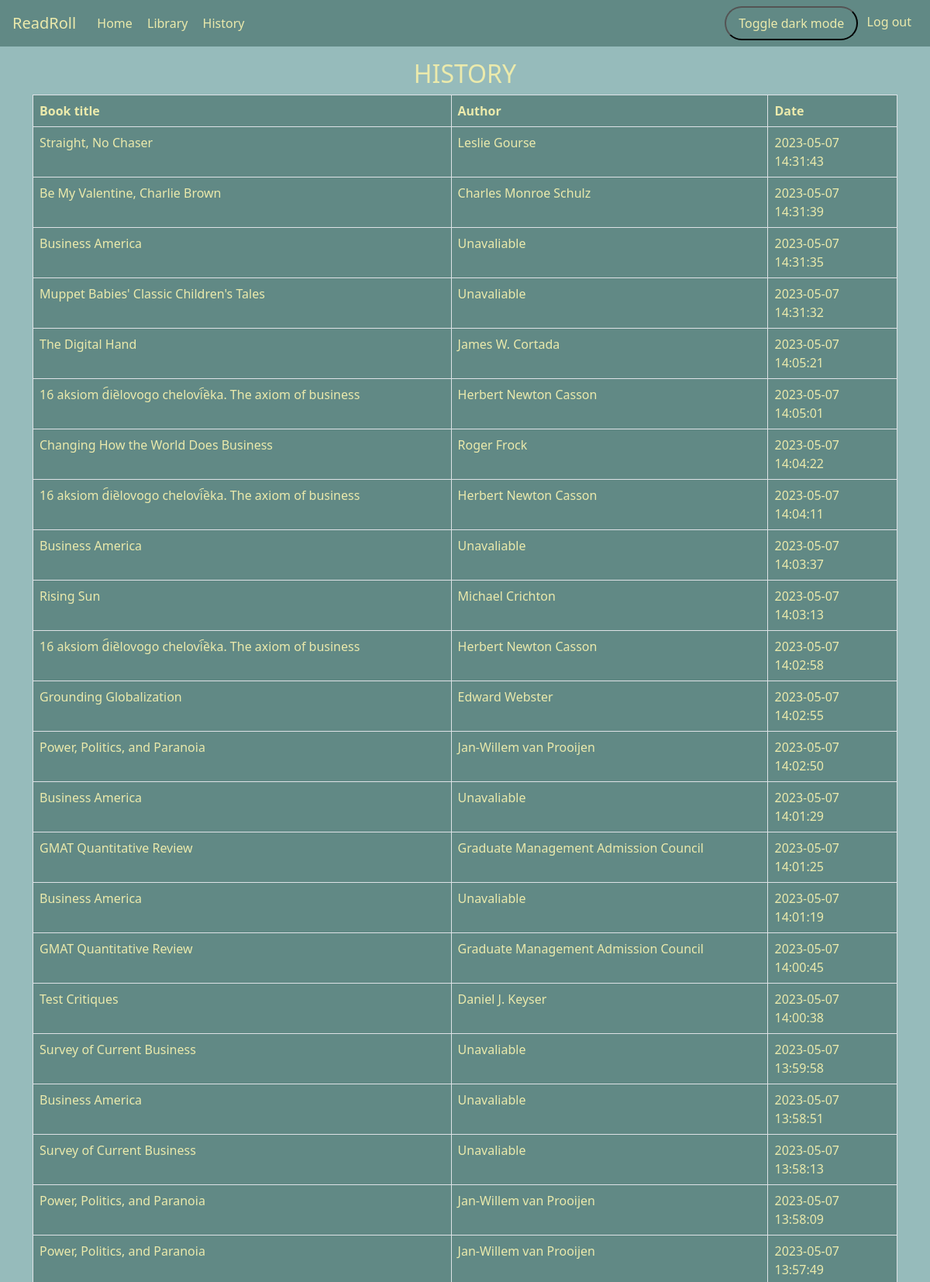
Screenshot of /history (signed in, upper part) with the database file from the repository.
### tables this page shows
CREATE TABLE history (
  position_id INTEGER NOT NULL PRIMARY KEY AUTOINCREMENT, 
  book_name TEXT NOT NULL, 
  author TEXT NOT NULL, 
  date_added TEXT DEFAULT (datetime(CURRENT_TIMESTAMP, 'localtime')), 
  user_id INTEGER NOT NULL, 
  FOREIGN KEY(user_id) REFERENCES users(id)
);

### app.py (the view)
@app.route('/history')
@login_required
def history():
    db = sqlite3.connect('readroll.db')
    db.row_factory = sqlite3.Row
    cursor = db.cursor()
    cursor.execute("SELECT * FROM history WHERE user_id=? ORDER BY date_added DESC", (session["user_id"],))
    lib = cursor.fetchall()
    history = [dict(i) for i in lib]
    return render_template('history.html', history=history)

### functions.py (called while the page is built)
def login_required(f):
    @wraps(f)
    def decorated_function(*args, **kwargs):
        if session.get("user_id") is None:
            return redirect("/login")
        return f(*args, **kwargs)
    return decorated_function

### templates/history.html (shortened to what this page needs)
{% extends "layout.html"%}
{% block main %}
  <link rel="stylesheet" type="text/css" href="{{ url_for('static', filename='style.css') }}">
  <link id="fixed-footer" rel="stylesheet" type="text/css" href="{{ url_for('static', filename='style_fixed_footer.css') }}">
<div class="container">
    <div class="row">
        <div class="col">
            <h1 class="lead text-center">HISTORY</h1>
            <table class="table table-bordered">
                <thead>
                    <tr>
                        <th>Book title</th>
                        <th>Author</th>
                        <th>Date</th>
                    </tr>
                </thead>
                <tbody>
                    {% for title in history %}
                    <tr>
                        <td>{{ title.book_name }}</td>
                        <td>{{ title.author }}</td>
                        <td>{{ title.date_added }}</td>
                    </tr>
                    {% endfor %}
                </tbody>
            </table>
        </div>
    </div>
</div>
{% endblock %}

### static/style.css (style rules this page uses)
.light-theme { --background-color: #96bbbbff; --primary-color: #618985ff; --card-color: #618985ff; --text-color: rgb(235, 234, 172); }
main, body { background-color: var(--background-color); }
h1, h2, h3, h4, h5, p, label, li, a, .card-header { color: var(--text-color) }
tr, td, button, .btn { color: var(--text-color); background-color: var(--card-color); }
.lead { font-size: xx-large; }

### templates/history.html (style rules this page uses)
.container { margin-top: 1rem; }

### rows the page displays
history: book_name "Straight, No Chaser", author "Leslie Gourse", date_added "2023-05-07 14:31:43"
history: book_name "Be My Valentine, Charlie Brown", author "Charles Monroe Schulz", date_added "2023-05-07 14:31:39"
history: book_name "Business America", author "Unavaliable", date_added "2023-05-07 14:31:35"
history: book_name "Muppet Babies' Classic Children's Tales", author "Unavaliable", date_added "2023-05-07 14:31:32"
history: book_name "The Digital Hand", author "James W. Cortada", date_added "2023-05-07 14:05:21"
history: book_name "16 aksiom d︠ie︡lovogo chelovi︠e︡ka. The axiom of business", author "Herbert Newton Casson", date_added "2023-05-07 14:05:01"
history: book_name "Changing How the World Does Business", author "Roger Frock", date_added "2023-05-07 14:04:22"
history: book_name "16 aksiom d︠ie︡lovogo chelovi︠e︡ka. The axiom of business", author "Herbert Newton Casson", date_added "2023-05-07 14:04:11"
history: book_name "Business America", author "Unavaliable", date_added "2023-05-07 14:03:37"
history: book_name "Rising Sun", author "Michael Crichton", date_added "2023-05-07 14:03:13"
history: book_name "16 aksiom d︠ie︡lovogo chelovi︠e︡ka. The axiom of business", author "Herbert Newton Casson", date_added "2023-05-07 14:02:58"
history: book_name "Grounding Globalization", author "Edward Webster", date_added "2023-05-07 14:02:55"
history: book_name "Power, Politics, and Paranoia", author "Jan-Willem van Prooijen", date_added "2023-05-07 14:02:50"
history: book_name "Business America", author "Unavaliable", date_added "2023-05-07 14:01:29"
history: book_name "GMAT Quantitative Review", author "Graduate Management Admission Council", date_added "2023-05-07 14:01:25"
history: book_name "Business America", author "Unavaliable", date_added "2023-05-07 14:01:19"
history: book_name "GMAT Quantitative Review", author "Graduate Management Admission Council", date_added "2023-05-07 14:00:45"
history: book_name "Test Critiques", author "Daniel J. Keyser", date_added "2023-05-07 14:00:38"
history: book_name "Survey of Current Business", author "Unavaliable", date_added "2023-05-07 13:59:58"
history: book_name "Business America", author "Unavaliable", date_added "2023-05-07 13:58:51"
history: book_name "Survey of Current Business", author "Unavaliable", date_added "2023-05-07 13:58:13"
history: book_name "Power, Politics, and Paranoia", author "Jan-Willem van Prooijen", date_added "2023-05-07 13:58:09"
history: book_name "Power, Politics, and Paranoia", author "Jan-Willem van Prooijen", date_added "2023-05-07 13:57:49"
